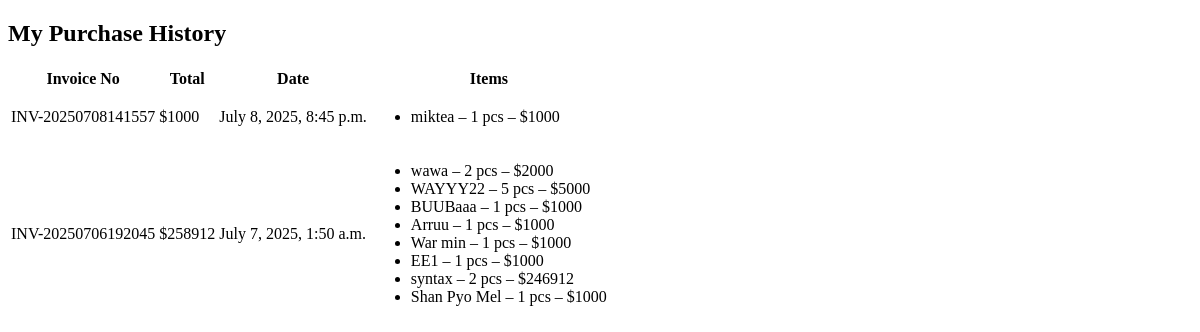
Before: /customer/profile/ (signed in) with the older database file.
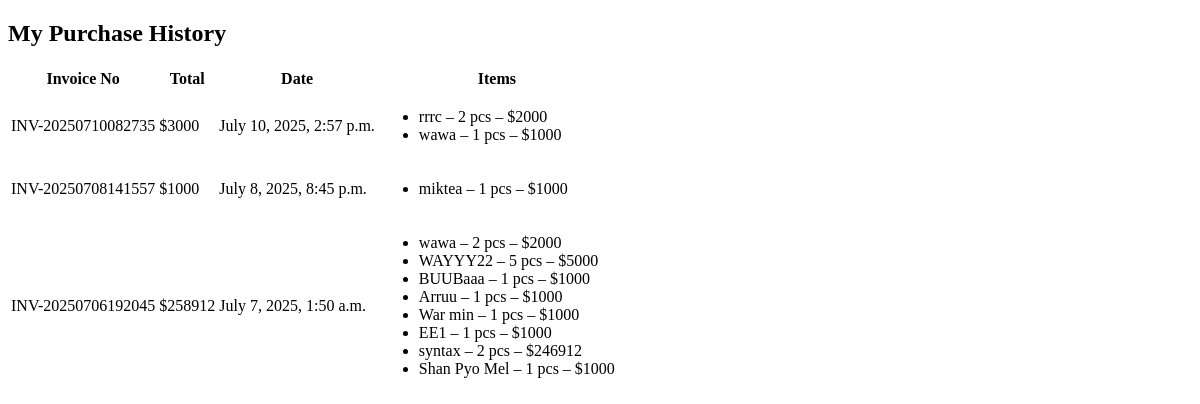
After: the same page with the newer database file.
### ourapp/models.py (models this page shows, shortened)
class Sale(models.Model):
    user = models.ForeignKey(User, on_delete=models.CASCADE)
    invoice_no = models.CharField(max_length=100)
    total_amount = models.PositiveIntegerField()
    created_date = models.DateTimeField(auto_now_add=True)

class SaleItem(models.Model):
    sale = models.ForeignKey(Sale, on_delete=models.CASCADE)
    item = models.ForeignKey(Item, on_delete=models.CASCADE)
    quantity = models.PositiveIntegerField()
    price = models.PositiveIntegerField()

class Item(models.Model):
    category = models.ForeignKey(Category, on_delete= models.CASCADE)
    item_photo = models.ImageField(upload_to='photos')
    primary_supplier = models.ForeignKey(Supplier, on_delete= models.CASCADE, blank=True, null=True)
    strength = models.CharField(max_length=50, blank=True, null=True)
    item_name = models.CharField(max_length=255)
    item_quantity =models.PositiveIntegerField()
    item_price = models.PositiveIntegerField()
    purcharse_price = models.PositiveIntegerField(default=0)
    reorder_level = models.PositiveIntegerField(default=0, blank= True, null= True)
    item_description = models.TextField()
    exp_date = models.DateField()
    brand_name = models.CharField(max_length=255, blank=True, null=True)
    batch_number = models.CharField(max_length=100, blank=True, null=True)
    stock_minimum = models.PositiveIntegerField(default=10)
    is_limited = models.BooleanField(default=False)
    max_quantity = models.PositiveIntegerField(default=5)
    last_ordered = models.DateField(blank=True, null=True)

### ourapp/views.py (the view)
# urls.py: path('customer/profile/', customer_profile_view, name='customer_profile'),
@login_required
def customer_profile_view(request):
    user = request.user
    if not hasattr(user, 'userprofile') or user.userprofile.role != 'customer':
        messages.error(request, "Only customers can access this page.")
        return redirect('homeview')
    sales = Sale.objects.filter(user=user).order_by('-created_date')
    return render(request, 'customer_profile.html', {
        'sales': sales
    })

### ourapp/context_processors.py (called while the page is built)
def expiry_alert_items(request):
    if request.user.is_authenticated and hasattr(request.user, 'userprofile'):
        if request.user.userprofile.role == 'pharmacist':
            today = date.today()
            threshold_date = today + timedelta(days=90)
            expiring_items = Item.objects.filter(exp_date__lte=threshold_date, exp_date__gte=today).order_by('exp_date')
            return {'expiring_items': expiring_items}
    return {}

### templates/customer_profile.html (shortened to what this page needs)
<!DOCTYPE html>
<html lang="en">
<head>
</head>
<body>
    <h2 class="text-lg font-bold mb-4">My Purchase History</h2>
{% if sales %}
    <table class="table table-bordered">
        <thead>
            <tr>
                <th>Invoice No</th>
                <th>Total</th>
                <th>Date</th>
                <th>Items</th>
            </tr>
        </thead>
        <tbody>
            {% for sale in sales %}
            <tr>
                <td>{{ sale.invoice_no }}</td>
                <td>${{ sale.total_amount }}</td>
                <td>{{ sale.created_date }}</td>
                <td>
                    <ul>
                        {% for item in sale.saleitem_set.all %}
                        <li>{{ item.item.item_name }} – {{ item.quantity }} pcs – ${{ item.price }}</li>
                        {% endfor %}
                    </ul>
                </td>
            </tr>
            {% endfor %}
        </tbody>
    </table>
{% else %}
    <p>No purchases yet.</p>
{% endif %}
</body>
</html>

Changed rows visible on the page:
added Sale: invoice_no "INV-20250710082735", total_amount "3000", created_date "July 10, 2025, 2:57 p.m."
added SaleItem: item.item_name "rrrc", quantity "2", price "2000", shown under "INV-20250710082735"
added SaleItem: item.item_name "wawa", quantity "1", price "1000", shown under "INV-20250710082735"
